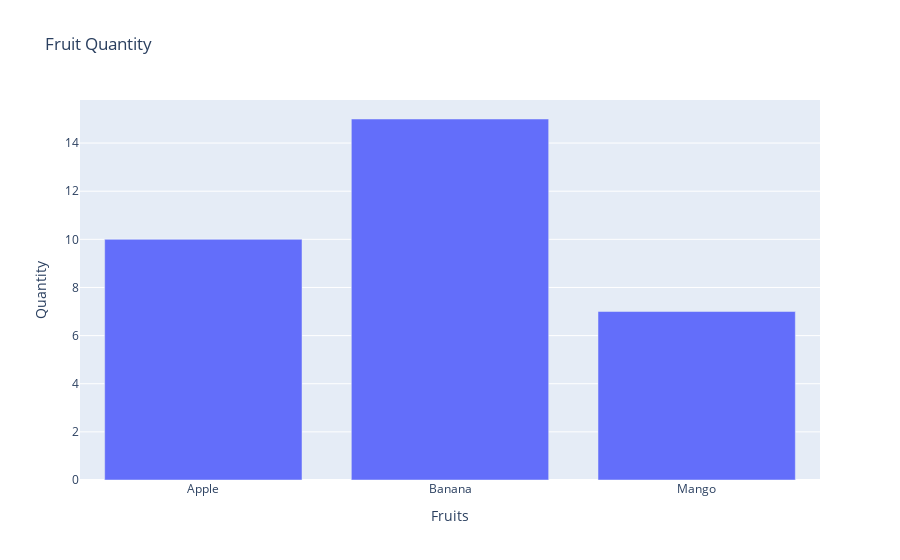

The cell this chart's notebook holds for it:
### Code cell
import plotly.express as px
import pandas as pd

data = {'Fruits': ['Apple', 'Banana', 'Mango'], 'Quantity': [10, 15, 7]}
df = pd.DataFrame(data)

fig = px.bar(df, x='Fruits', y='Quantity', title='Fruit Quantity')
fig.show()

### Figure 1 — Plotly figure (JSON) as saved in the notebook; plotly's stock layout.template omitted (floating-point values rounded to 4 significant figures)
{"data": [{"hovertemplate": "Fruits=%{x}<br>Quantity=%{y}<extra></extra>", "legendgroup": "", "marker": {"color": "#636efa", "pattern": {"shape": ""}}, "name": "", "orientation": "v", "showlegend": false, "textposition": "auto", "type": "bar", "x": ["Apple", "Banana", "Mango"], "xaxis": "x", "y": [10, 15, 7], "yaxis": "y"}], "layout": {"barmode": "relative", "legend": {"tracegroupgap": 0}, "title": {"text": "Fruit Quantity"}, "xaxis": {"anchor": "y", "domain": [0, 1], "title": {"text": "Fruits"}}, "yaxis": {"anchor": "x", "domain": [0, 1], "title": {"text": "Quantity"}}}}
